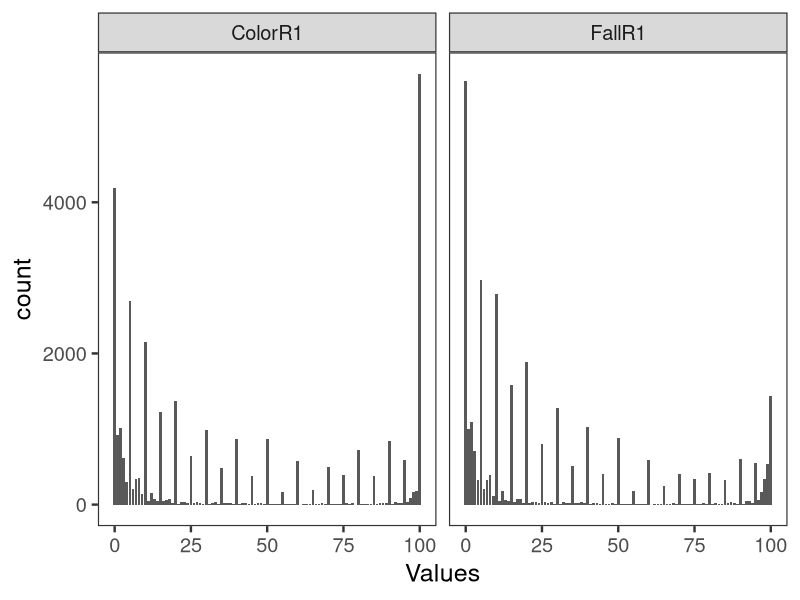
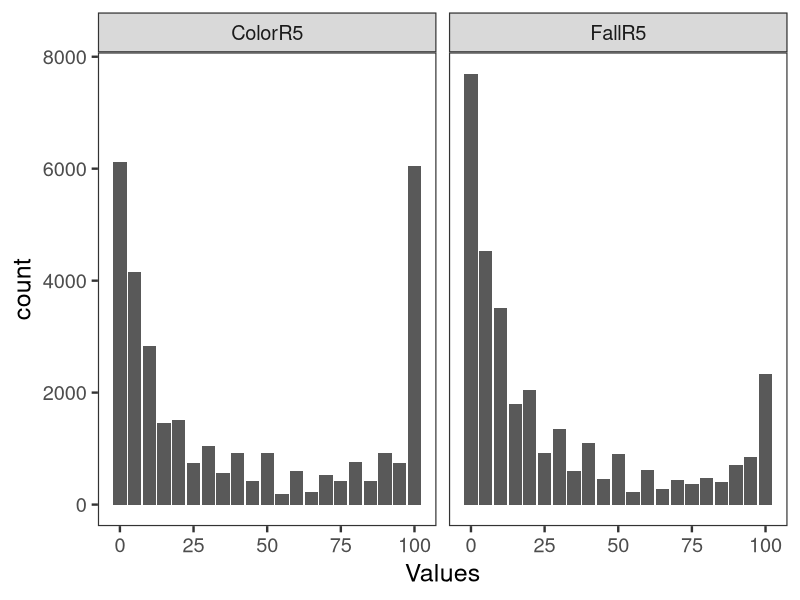
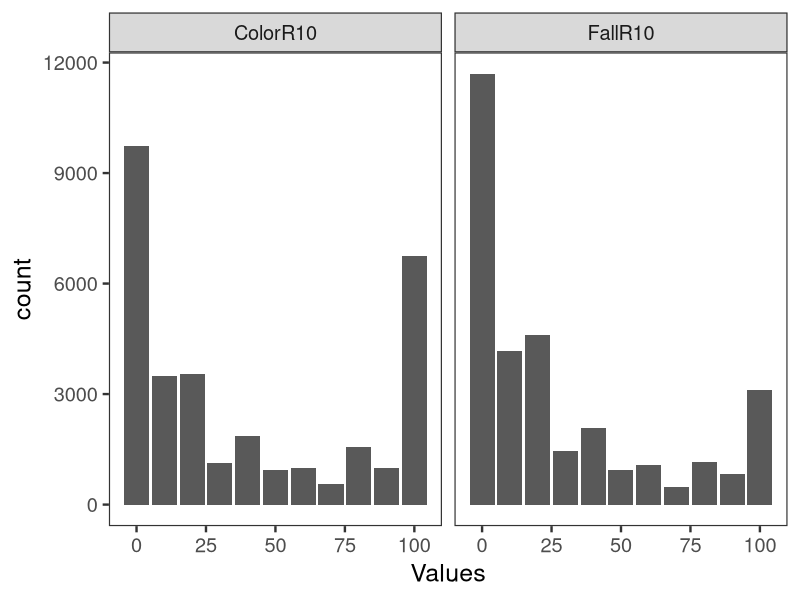

Recreate these plots in R, in order.
## ---- chunk 1
rm(list=ls()) #remove all previous variables
knitr::opts_chunk$set(echo = TRUE)
## ---- chunk 2
library(magrittr)
library(tidyverse)
library(readxl)
library(lubridate)
## ---- chunk 3
tbw = theme_bw(base_size = 18)
th = theme(panel.grid = element_blank())
## ---- chunk 4
Data2017 <- read_csv('test_form5_2019_12_19_14_56_01_542496.csv')
Data2018 <- read_csv(
  'Form_BS162_2018_v2_2019_12_19_14_56_54_642030.csv')
Data2019 <- read_csv(
  'Form_BS162_2019_2019_12_19_14_57_47_271712.csv')
Data2021 <- read_xlsx(
  '2021Fall_TreePhenologyData_All_wPhotoLinks.xlsx')
Data2022 <- read_xlsx('TreePhenologyData2022Shiny.xlsx')
# remove empty rows
Data2022 <- na.omit(Data2022)
# remove whitespace from SPECIES
Data2022$SPECIES <- trimws(Data2022$SPECIES, which = "right")

## ---- chunk 5
Data171819 <- Data2017 %>% 
  bind_rows(Data2018) %>% 
  bind_rows(Data2019)
## ---- chunk 6
# Remove \n from the SPECIES column
Data2021 %<>% 
  mutate(SPECIES = str_remove(SPECIES, '\n'))
Data2022 %<>%
  mutate(SPECIES = str_remove(SPECIES, '\n'))

# Take a look at the three species columns
Data2021$SPECIES %>% table
Data2022$SPECIES %>% table
Data171819$species %>% table

# Create dataframe with both styles of species names, 2022 species names are identical to 2021
SpeciesLookUp <- tibble(
  SPECIES = unique(Data2021$SPECIES) %>% sort,
  species = c(unique(Data171819$species), 'OSVI') %>% sort)

# Add the species names to both spreadsheets
Data171819 %<>% 
  left_join(SpeciesLookUp)
Data2021 %<>% 
  left_join(SpeciesLookUp)
Data2022 %<>%
  left_join(SpeciesLookUp)

## ---- chunk 7
Data171819$color %>% table
# ggplot(Data171819, aes(x = color)) +
#   geom_bar() + tbw + th
Data2021$`LEAF COLOR` %>% table
# Note: bars barely show up due to 0.01 width
# ggplot(Data2021, aes(x = `LEAF COLOR`)) +
#   geom_bar() + tbw + th
Data2022$`LEAF COLOR` %>% table
## ---- chunk 8
Data171819$fall %>% table
Data2021$`LEAF FALL` %>% table
Data2022$`LEAF FALL` %>% table
## ---- chunk 9
# Most individual/ACCESSION values are in ALL dataframes
# Note: Should later compare all 3 dataframes together
# F:13 T:140
unique(Data171819$individual) %in% 
  unique(Data2021$ACCESSION) %>%
  table
# F:23 T:140
unique(Data2021$ACCESSION) %in% 
  unique(Data171819$individual) %>%
  table
# F:19 T:134
unique(Data171819$individual) %in%
  unique(Data2022$ACCESSION) %>%
  table
# F:34 T:134
unique(Data2022$ACCESSION) %in%
  unique(Data171819$individual) %>%
  table
# F:7 T:156
unique(Data2021$ACCESSION) %in%
  unique(Data2022$ACCESSION) %>%
  table
# F:12 T:156
unique(Data2022$ACCESSION) %in%
  unique(Data2021$ACCESSION) %>%
  table

"
The below will be edited to output the intersection and what does not intersect
between the 3dfs. This code is a placeholder.
varname <- function(a, b, c){
  df1[,a]; df2[,a]=a[2]; df3[,z]=a[3]
  intersection 
  !intersection
  
}  
t <- list(c(), c(), c())
  lapply(FUN = ,varname)
"

# Look at the values that are NOT in dataframes
# 171819
unique(Data171819$individual)[!unique(Data171819$individual) %in% 
  unique(Data2021$ACCESSION)]

unique(Data171819$individual)[!unique(Data171819$individual) %in% 
  unique(Data2022$ACCESSION)]

# 2021
unique(Data2021$ACCESSION)[!unique(Data2021$ACCESSION) %in% 
  unique(Data171819$individual)]

unique(Data2021$ACCESSION)[!unique(Data2021$ACCESSION) %in% 
  unique(Data2022$ACCESSION)]

# 2022
unique(Data2022$ACCESSION)[!unique(Data2021$ACCESSION) %in% 
  unique(Data171819$individual)]

unique(Data2022$ACCESSION)[!unique(Data2022$ACCESSION) %in% 
  unique(Data2021$ACCESSION)]

## ---- chunk 10
# no photo addresses provided for 2022
Data171819$photo %>% head
Data2021$`PICTURE ADDRESS` %>% head


## ---- chunk 11
# Rename columns
Data171819 %<>% 
  rename(DATE = `_submission_time`)

Data2021 %<>%
  rename(color = `LEAF COLOR`,
         fall = `LEAF FALL`,
         individual = ACCESSION,
         photo = `PICTURE ADDRESS`)

Data2022 %<>%
  rename(color = `LEAF COLOR`,
         fall = `LEAF FALL`,
         individual = ACCESSION)
## ---- chunk 12

Data2021 %>% 
  left_join(Data171819[,c('individual', '_tree_gps_latitude',
                         '_tree_gps_longitude', 
                         '_tree_gps_altitude')]) %>% dim

Data2021 %>% 
  left_join(Data171819[,c('individual', '_tree_gps_latitude',
                         '_tree_gps_longitude')]) %>% dim


## ---- chunk 13
# Currently including group_num and student_id in case we want to use them as random effects. We don't have them for all years though
AllData <- Data171819[,c('SPECIES', 'species', 'individual',
                         'color', 'fall', 'DATE',
                         "_tree_gps_latitude",
                         '_tree_gps_longitude',
                         '_tree_gps_altitude',
                         'group_num', 'student_id',
                         'photo')] %>% 
  bind_rows(Data2021[,c('SPECIES', 'species', 'individual',
                        'color', 'fall', 'DATE',
                        # "_tree_gps_latitude",
                        # '_tree_gps_longitude',
                        # '_tree_gps_altitude',
                        'photo')])
AllData <- AllData[,c('SPECIES', 'species', 'individual',
                         'color', 'fall', 'DATE',
                         "_tree_gps_latitude",
                         '_tree_gps_longitude',
                         '_tree_gps_altitude',
                         'group_num', 'student_id',
                         'photo')]%>%
  bind_rows(Data2022[,c('SPECIES', 'species', 'individual',
                        'color', 'fall', 'DATE')])

# Rename lat/long/altitude for ease
AllData %<>% rename(Latitude = '_tree_gps_latitude',
                    Longitude = '_tree_gps_longitude',
                    Altitude = '_tree_gps_altitude')

## ---- chunk 14
# Negative % leaf fall
AllData %>% 
  filter(color < 0 |
         fall < 0)
# Remove negatives
AllData %<>% 
  filter(color >= 0,
         fall >= 0)
## ---- chunk 15
AllData %<>% 
  mutate(ColorR1 = round(color, digits = 0),
         ColorR5 = round(color / 5, digits = 0) * 5,
         ColorR10 = round(color, digits = -1),
         FallR1 = round(fall, digits = 0),
         FallR5 = round(fall / 5, digits = 0) * 5,
         FallR10 = round(fall, digits = -1))
AllData %>% 
  select(color, ColorR1, ColorR5, ColorR10, 
         fall, FallR1, FallR5, FallR10) %>% 
  unique %>% 
  head(20)
## ---- chunk 16
ForPlot <- AllData %>% 
  pivot_longer(cols = c(ColorR1, ColorR5, ColorR10,
                        FallR1, FallR5, FallR10),
               names_to = 'Metric', values_to = 'Values')
ggplot(ForPlot %>% filter(Metric %in% c('ColorR1', 'FallR1')), 
       aes(x = Values)) +
  geom_bar() + 
  tbw + th + 
  facet_wrap(~ Metric)

ggplot(ForPlot %>% filter(Metric %in% c('ColorR5', 'FallR5')), 
       aes(x = Values)) +
  geom_bar() + 
  tbw + th + 
  facet_wrap(~ Metric)

ggplot(ForPlot %>% filter(Metric %in% c('ColorR10', 'FallR10')), 
       aes(x = Values)) +
  geom_bar() + 
  tbw + th + 
  facet_wrap(~ Metric)

## ---- chunk 17
AllData %<>% 
  mutate(Year = year(DATE),
         Month = month(DATE),
         Day = day(DATE),
         Week = week(DATE))

AllData %>% 
  select(DATE, Year, Month, Day, Week) %>% 
  unique %>% 
  tail
## ---- chunk 18
# We have group_num and student_id for some sets of data. Not sure it'll be useful since we don't have them for everything. If needed though, here's a unique group_num/student_id/year variable
AllData %<>% 
  mutate(UniqueGroup = paste(Year, group_num, sep = "_"),
         UniqueStudent = paste(Year, group_num, student_id, 
                               sep = "_"))
## ---- chunk 19
# Commented out since it's already run.
# Uncomment if needed to re-export.
# write.csv(AllData, file = 'CleanedPhenologyData2017to2022.csv',
#           row.names = FALSE)

